Frame 1 (no input): blank canvas, image omitted
Frame 60 (no input): blank canvas, image omitted
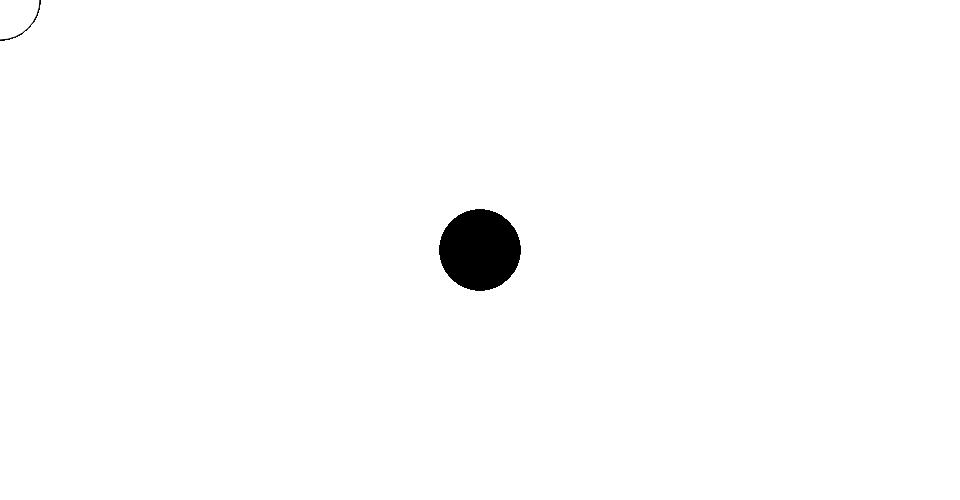
Frame 120 (the mouse pressed at the canvas centre since frame 60)

The p5.js sketch whose frames 1 and 60 were blank and that drew this single picture after the mouse press (run headless with seeded random() and noise() and a simulated clock; from frame 60 on, the mouse is pressed at the canvas centre):

// p5.js sketch
// ── sketch.js
function setup () {
  createCanvas(960, 500);
}

function draw () {
  if (mouseIsPressed) {
    fill(0);
  }
  else {
    fill(255);
  }
  ellipse(mouseX, mouseY, 80, 80);
}

function keyTyped() {
  if (key == '!') {
    saveBlocksImages();
  }
}
